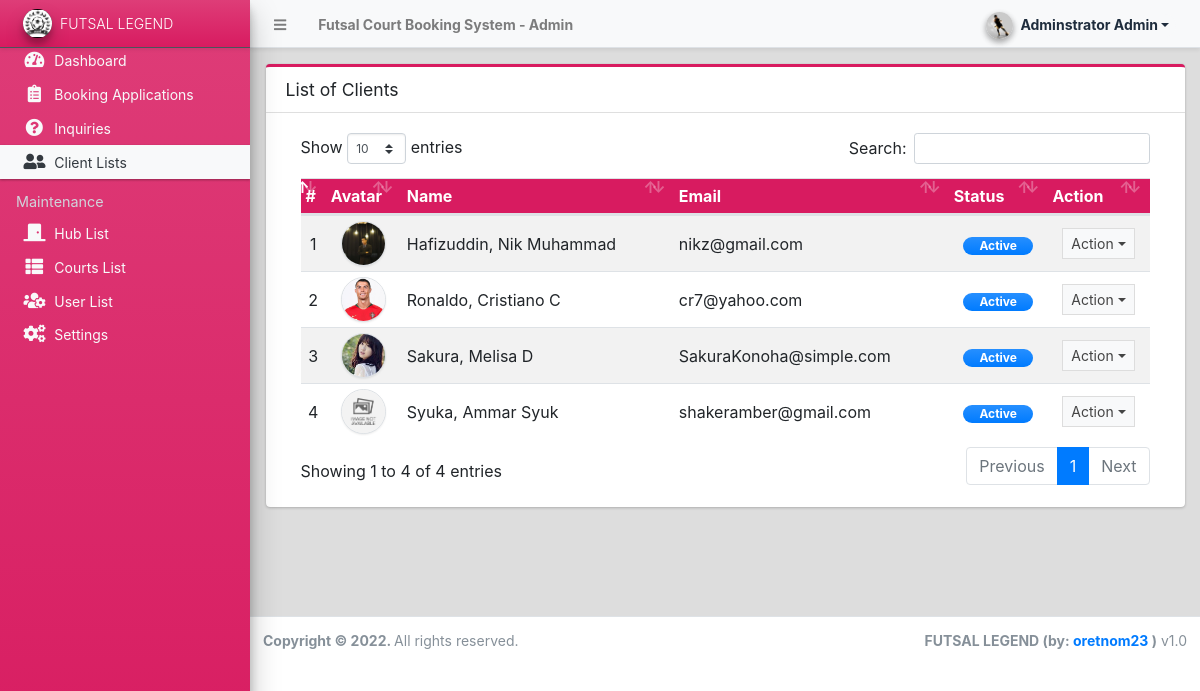
/admin/?page=clients (signed in), run on the app's committed database.
### tables this page shows
CREATE TABLE `client_list` (
  `id` int(30) NOT NULL,
  `firstname` text NOT NULL,
  `middlename` text DEFAULT NULL,
  `lastname` text NOT NULL,
  `gender` varchar(100) NOT NULL,
  `contact` text NOT NULL,
  `address` text NOT NULL,
  `email` text NOT NULL,
  `password` text NOT NULL,
  `status` tinyint(1) NOT NULL DEFAULT 1,
  `avatar` text NOT NULL,
  `delete_flag` tinyint(1) NOT NULL DEFAULT 0,
  `date_created` datetime NOT NULL DEFAULT current_timestamp(),
  `date_updated` datetime DEFAULT NULL ON UPDATE current_timestamp()
);

### config.php (called while the page is built, shortened)
<?php
require_once('classes/DBConnection.php');
require_once('classes/SystemSettings.php');
function validate_image($file){
	if(!empty($file)){
        $ex = explode('?',$file);
        $file = $ex[0];
        $param =  isset($ex[1]) ? '?'.$ex[1]  : '';
		if(is_file(base_app.$file)){
			return base_url.$file.$param;
		}else{
			return base_url.'dist/img/no-image-available.png';
		}
	}else{
		return base_url.'dist/img/no-image-available.png';
	}
}
function isMobileDevice(){
    $aMobileUA = array(
        '/iphone/i' => 'iPhone',
        '/ipod/i' => 'iPod',
        '/ipad/i' => 'iPad',
        '/android/i' => 'Android',
        '/blackberry/i' => 'BlackBerry',
        '/webos/i' => 'Mobile'
    );
    return false;
}
?>

### classes/DBConnection.php (called while the page is built, shortened)
<?php
class DBConnection{
    private $host = DB_SERVER;
    private $username = DB_USERNAME;
    private $password = DB_PASSWORD;
    private $database = DB_NAME;
    public $conn;
    public function __construct(){
        if (!isset($this->conn)) {
            $this->conn = new mysqli($this->host, $this->username, $this->password, $this->database);
        }
    }
}
?>

### classes/SystemSettings.php (called while the page is built, shortened)
<?php
class SystemSettings extends DBConnection{
	function userdata($field = ''){
		if(!empty($field)){
			if(isset($_SESSION['userdata'][$field]))
				return $_SESSION['userdata'][$field];
			else
				return null;
		}else{
			return false;
		}
	}
	function info($field=''){
		if(!empty($field)){
			if(isset($_SESSION['system_info'][$field]))
				return $_SESSION['system_info'][$field];
			else
				return false;
		}else{
			return false;
		}
	}
}
$_settings = new SystemSettings();
?>

### admin/clients/index.php (the view, shortened to what this page needs)
<div class="card card-outline card-maroon">
	<div class="card-header">
		<h3 class="card-title">List of Clients</h3>
	</div>
	<div class="card-body">
		<div class="container-fluid">
        <div class="container-fluid">
			<table class="table table-hover table-striped">
				<!-- <colgroup>
					<col width="5%">
					<col width="10%">
					<col width="20%">
					<col width="20%">
					<col width="15%">
					<col width="15%">
					<col width="10%">
				</colgroup> -->
				<thead>
					<tr class="bg-maroon">
						<th>#</th>
						<th>Avatar</th>
						<th>Name</th>
						<th>Email</th>
						<th>Status</th>
						<th>Action</th>
					</tr>
				</thead>
				<tbody>
					<?php
						$i = 1;
						$qry = $conn->query("SELECT *,concat(lastname,', ',firstname, ' ', middlename) as `name` from `client_list` order by concat(lastname,', ',firstname, ' ', middlename) asc ");
						while($row = $qry->fetch_assoc()):
					?>
						<tr>
							<td class="text-center"><?php echo $i++; ?></td>
							<td class="text-center"><img src="<?php echo validate_image($row['avatar']) ?>" class="img-avatar img-thumbnail p-0 border-2" alt="client_avatar"></td>
							<td><?php echo ucwords($row['name']) ?></td>
							<td ><p class="m-0 truncate-1"><?php echo $row['email'] ?></p></td>
							<td class="text-center">
								<?php
									switch ($row['status']){
										case 1:
											echo '<span class="rounded-pill badge badge-primary bg-gradient-primary px-3">Active</span>';
											break;
									}
								?>
							</td>
							<td align="center">
								 <button type="button" class="btn btn-flat btn-default btn-sm dropdown-toggle dropdown-icon" data-toggle="dropdown">
				                  		Action
				                  </button>
							</td>
						</tr>
					<?php endwhile; ?>
				</tbody>
			</table>
		</div>
		</div>
	</div>
</div>

### admin/index.php (shortened to what this page needs)
<?php require_once('../config.php'); ?>
 <!DOCTYPE html>
<html lang="en" class="" style="height: auto;">
<?php require_once('inc/header.php') ?>
  <body class="sidebar-mini layout-fixed control-sidebar-slide-open layout-navbar-fixed sidebar-mini-md sidebar-mini-xs" data-new-gr-c-s-check-loaded="14.991.0" data-gr-ext-installed="" style="height: auto;">
    <div class="wrapper">
     <?php require_once('inc/topBarNav.php') ?>
     <?php require_once('inc/navigation.php') ?>
     <?php $page = isset($_GET['page']) ? $_GET['page'] : 'home';  ?>
      <div class="content-wrapper pt-3" style="min-height: 567.854px;">
        <section class="content">
          <div class="container-fluid">
            <?php
              if(!file_exists($page.".php") && !is_dir($page)){
                  include '404.html';
              }else{
                if(is_dir($page))
                  include $page.'/index.php';
                else
                  include $page.'.php';
              }
            ?>
          </div>
        </section>
      </div>
      <?php require_once('inc/footer.php') ?>
  </body>
</html>

### admin/inc/header.php (shortened to what this page needs)
<head>
    <link rel="stylesheet" href="<?php echo base_url ?>plugins/fontawesome-free/css/all.min.css">
    <link rel="stylesheet" href="<?php echo base_url ?>plugins/tempusdominus-bootstrap-4/css/tempusdominus-bootstrap-4.min.css">
  <link rel="stylesheet" href="<?php echo base_url ?>plugins/datatables-bs4/css/dataTables.bootstrap4.min.css">
  <link rel="stylesheet" href="<?php echo base_url ?>plugins/datatables-responsive/css/responsive.bootstrap4.min.css">
  <link rel="stylesheet" href="<?php echo base_url ?>plugins/datatables-buttons/css/buttons.bootstrap4.min.css">
  <link rel="stylesheet" href="<?php echo base_url ?>plugins/select2/css/select2.min.css">
  <link rel="stylesheet" href="<?php echo base_url ?>plugins/select2-bootstrap4-theme/select2-bootstrap4.min.css">
    <link rel="stylesheet" href="<?php echo base_url ?>plugins/icheck-bootstrap/icheck-bootstrap.min.css">
    <link rel="stylesheet" href="<?php echo base_url ?>plugins/jqvmap/jqvmap.min.css">
    <link rel="stylesheet" href="<?php echo base_url ?>plugins/fullcalendar/main.css">
    <link rel="stylesheet" href="<?php echo base_url ?>dist/css/adminlte.css">
    <link rel="stylesheet" href="<?php echo base_url ?>dist/css/custom.css">
    <link rel="stylesheet" href="<?php echo base_url ?>plugins/overlayScrollbars/css/OverlayScrollbars.min.css">
    <link rel="stylesheet" href="<?php echo base_url ?>plugins/daterangepicker/daterangepicker.css">
    <link rel="stylesheet" href="<?php echo base_url ?>plugins/summernote/summernote-bs4.min.css">
  <link rel="stylesheet" href="<?php echo base_url ?>plugins/sweetalert2-theme-bootstrap-4/bootstrap-4.min.css">
  </head>

### admin/inc/topBarNav.php (shortened to what this page needs)
<nav class="main-header navbar navbar-expand navbar-light text-sm shadow-sm">
  <ul class="navbar-nav">
    <li class="nav-item">
    <a class="nav-link" data-widget="pushmenu" href="#" role="button"><i class="fas fa-bars"></i></a>
    </li>
    <li class="nav-item d-none d-sm-inline-block">
      <a href="<?php echo base_url ?>" class="nav-link"><b><?php echo (!isMobileDevice()) ? $_settings->info('name'):$_settings->info('short_name'); ?> - Admin</b></a>
    </li>
  </ul>
  <ul class="navbar-nav ml-auto">
    <li class="nav-item">
      <div class="btn-group nav-link">
            <button type="button" class="btn btn-rounded badge badge-light dropdown-toggle dropdown-icon" data-toggle="dropdown">
              <span><img src="<?php echo validate_image($_settings->userdata('avatar')) ?>" class="img-circle elevation-2 user-img" alt="User Image"></span>
              <span class="ml-3"><?php echo ucwords($_settings->userdata('firstname').' '.$_settings->userdata('lastname')) ?></span>
            </button>
        </div>
    </li>
  </ul>
</nav>

### admin/inc/navigation.php (shortened to what this page needs)
<aside class="main-sidebar sidebar-dark-light elevation-4 sidebar-no-expand bg-gradient-maroon">
  <a href="<?php echo base_url ?>admin" class="brand-link bg-transparent text-sm shadow-sm bg-gradient-maroon">
  <img src="<?php echo validate_image($_settings->info('logo'))?>" alt="Store Logo" class="brand-image img-circle elevation-3 bg-black" style="width: 1.8rem;height: 1.8rem;max-height: unset;object-fit:scale-down;object-position:center center">
  <span class="brand-text font-weight-light"><?php echo $_settings->info('short_name') ?></span>
  </a>
  <div class="sidebar os-host os-theme-light os-host-overflow os-host-overflow-y os-host-resize-disabled os-host-transition os-host-scrollbar-horizontal-hidden">
    <div class="os-content-glue" style="margin: 0px -8px; width: 249px; height: 646px;"></div>
    <div class="os-padding">
      <div class="os-viewport os-viewport-native-scrollbars-invisible" style="overflow-y: scroll;">
        <div class="os-content" style="padding: 0px 8px; height: 100%; width: 100%;">
          <nav class="">
             <ul class="nav nav-pills nav-sidebar flex-column text-sm nav-compact nav-flat nav-child-indent nav-collapse-hide-child text-dark" data-widget="treeview" role="menu" data-accordion="false">
              <li class="nav-item dropdown">
                <a href="./" class="nav-link text-light nav-home">
                  <i class="nav-icon fas fa-tachometer-alt"></i>
                  <p>
                    Dashboard
                  </p>
                </a>
              </li>
              <li class="nav-item">
                <a href="<?php echo base_url ?>admin/?page=bookings" class="nav-link text-light nav-bookings">
                  <i class="nav-icon fas fa-clipboard-list"></i>
                  <p>
                    Booking Applications
                  </p>
                </a>
              </li>
              <li class="nav-item">
                <a href="<?php echo base_url ?>admin/?page=inquiries" class="nav-link text-light nav-inquiries">
                  <i class="nav-icon fas fa-question-circle"></i>
                  <p>
                    Inquiries
                  </p>
                </a>
              </li>
              <li class="nav-item">
                <a href="<?php echo base_url ?>admin/?page=clients" class="nav-link text-light nav-clients">
                  <i class="nav-icon fas fa-user-friends"></i>
                  <p>
                    Client Lists
                  </p>
                </a>
              </li>
              <?php if($_settings->userdata('type') == 1): ?>
              <li class="nav-header">Maintenance</li>
              <li class="nav-item dropdown">
                <a href="<?php echo base_url ?>admin/?page=halls" class="nav-link text-light nav-halls">
                  <i class="nav-icon fas fa-door-closed"></i>
                  <p>
                    Hub List
                  </p>
                </a>
              </li>
              <li class="nav-item dropdown">
                <a href="<?php echo base_url ?>admin/?page=services" class="nav-link text-light nav-packages">
                  <i class="nav-icon fas fa-th-list"></i>
                  <p>
                    Courts List
                  </p>
                </a>
              </li>
              <li class="nav-item dropdown">
                <a href="<?php echo base_url ?>admin/?page=user/list" class="nav-link text-light nav-user_list">
                  <i class="nav-icon fas fa-users-cog"></i>
                  <p>
                    User List
                  </p>
                </a>
              </li>
              <li class="nav-item dropdown">
                <a href="<?php echo base_url ?>admin/?page=system_info" class="nav-link text-light nav-system_info">
                  <i class="nav-icon fas fa-cogs"></i>
                  <p>
                    Settings
                  </p>
                </a>
              </li>
              <?php endif; ?>
            </ul>
          </nav>
        </div>
      </div>
    </div>
  </div>
</aside>

### admin/inc/footer.php (shortened to what this page needs)
<footer class="main-footer text-sm">
        <strong>Copyright © <?php echo date('Y') ?>.
        </strong>
        All rights reserved.
        <div class="float-right d-none d-sm-inline-block">
          <b><?php echo $_settings->info('short_name') ?> (by: <a href="mailto:oretnom23@gmail.com" target="blank">oretnom23</a> )</b> v1.0
        </div>
      </footer>
    </div>

### admin/inc/topBarNav.php (style rules this page uses)
.user-img { position: absolute; height: 27px; width: 27px; object-fit: cover; left: -7%; top: -12%; }
.btn-rounded { border-radius: 50px; }

### admin/clients/index.php (style rules this page uses)
.img-avatar { width:45px; height:45px; object-fit:cover; object-position:center center; border-radius:100%; }

### data on the page
client_list: avatar (picture), name "Hafizuddin, Nik Muhammad", email "nikz@gmail.com", status "Active"
client_list: avatar (picture), name "Ronaldo, Cristiano C", email "cr7@yahoo.com", status "Active"
client_list: avatar (picture), name "Sakura, Melisa D", email "SakuraKonoha@simple.com", status "Active"
client_list: shows a picture, name "Syuka, Ammar Syuk", email "shakeramber@gmail.com", status "Active"

### other printed values
$_settings->info('name') "Futsal Court Booking System"
$_settings->userdata('firstname').' '.$_settings->userdata('lastname') "Adminstrator Admin"
$_settings->info('short_name') "FUTSAL LEGEND"
